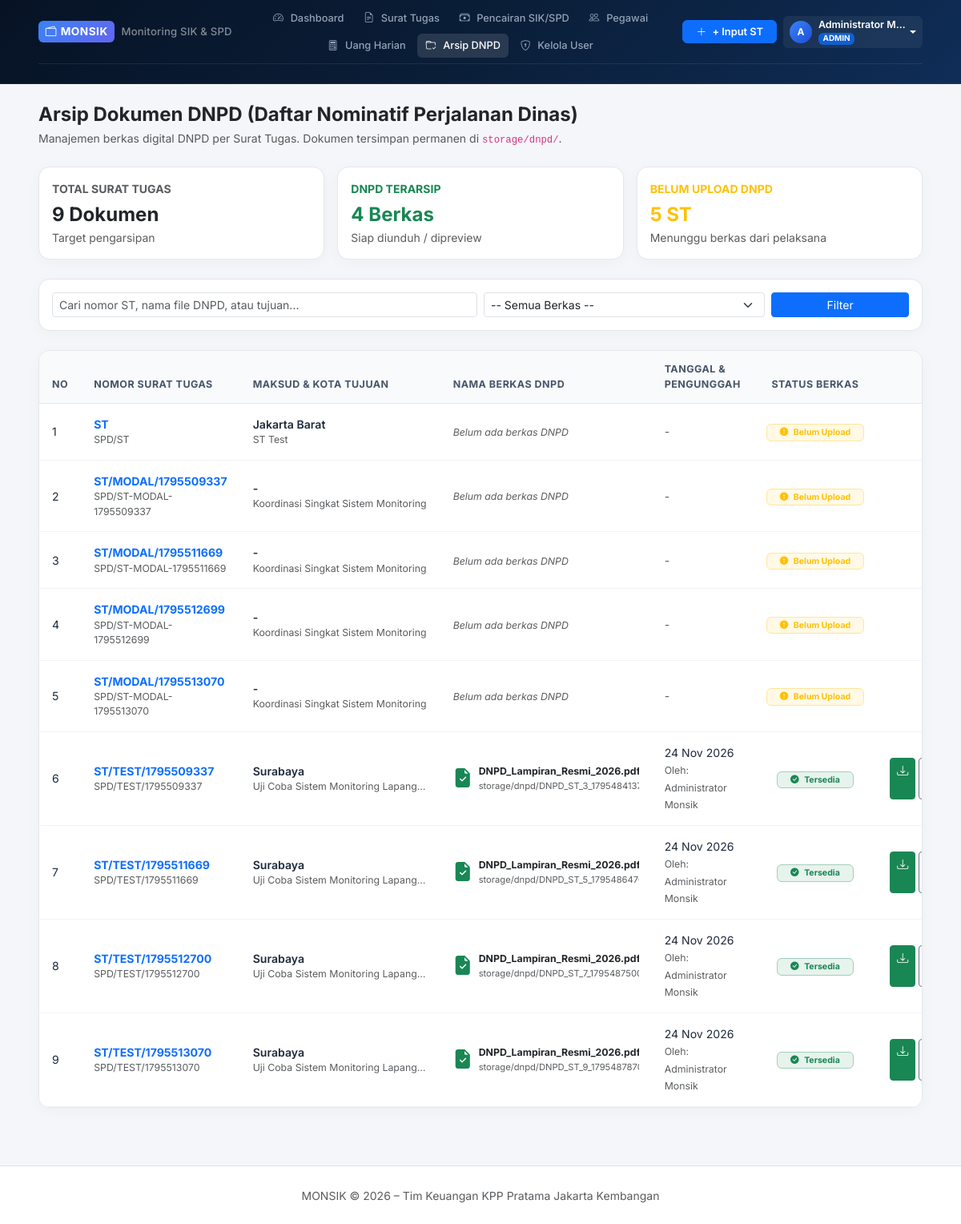
Screenshot of /dnpd/arsip (signed in) with the database file from the repository.
### app/models.py (models this page shows, shortened)
class User(UserMixin, db.Model):
    __tablename__ = 'users'
    id = db.Column(db.Integer, primary_key=True)
    username = db.Column(db.String(64), unique=True, nullable=False, index=True)
    password_hash = db.Column(db.String(256), nullable=False)
    nama_lengkap = db.Column(db.String(128), nullable=False)
    nip = db.Column(db.String(32), unique=True, nullable=True)
    jabatan = db.Column(db.String(100), nullable=True)
    golongan = db.Column(db.String(20), nullable=True)
    role = db.Column(db.String(20), nullable=False, default='PEGAWAI')  # 'ADMIN', 'BENDAHARA', 'PEGAWAI'
    is_active = db.Column(db.Boolean, default=True)
    created_at = db.Column(db.DateTime, default=datetime.utcnow)
    created_st = db.relationship('SuratTugas', backref='pembuat', lazy=True, foreign_keys='SuratTugas.created_by_id')
    @property
    def is_admin(self):
        return self.role == 'ADMIN'
    @property
    def is_bendahara(self):
        return self.role in ['ADMIN', 'BENDAHARA']

class SuratTugas(db.Model):
    __tablename__ = 'surat_tugas'
    id = db.Column(db.Integer, primary_key=True)
    nomor_st = db.Column(db.String(100), unique=True, nullable=False, index=True)
    nomor_spd = db.Column(db.String(100), nullable=True)
    tanggal_st = db.Column(db.Date, nullable=False, default=datetime.utcnow)
    maksud_tugas = db.Column(db.Text, nullable=False)
    tempat_tujuan = db.Column(db.String(200), nullable=True, default='-')
    kota_tujuan = db.Column(db.String(100), nullable=True, default='-')
    tanggal_berangkat = db.Column(db.Date, nullable=True, default=datetime.utcnow)
    tanggal_kembali = db.Column(db.Date, nullable=True, default=datetime.utcnow)
    jumlah_hari = db.Column(db.Integer, nullable=False, default=1)
    tingkat_biaya = db.Column(db.String(50), default='Tingkat B')
    akun_anggaran = db.Column(db.String(100), default='524111 (Belanja Perjalanan Dinas Biasa)')
    jenis_surat = db.Column(db.String(20), default='SIK', nullable=False)
    progress_status = db.Column(db.String(50), default='MERAH', nullable=False)
    status_pencairan = db.Column(db.String(30), nullable=False, default='OUTSTANDING', index=True)
    status_lpj = db.Column(db.String(30), nullable=False, default='BELUM_LPJ', index=True)
    total_anggaran = db.Column(db.Float, default=0.0)
    total_dicairkan = db.Column(db.Float, default=0.0)
    dnpd_filename = db.Column(db.String(255), nullable=True)
    dnpd_original_name = db.Column(db.String(255), nullable=True)
    dnpd_uploaded_at = db.Column(db.DateTime, nullable=True)
    dnpd_uploaded_by = db.Column(db.String(100), nullable=True)
    catatan = db.Column(db.Text, nullable=True)
    created_by_id = db.Column(db.Integer, db.ForeignKey('users.id'), nullable=True)
    created_at = db.Column(db.DateTime, default=datetime.utcnow)
    updated_at = db.Column(db.DateTime, default=datetime.utcnow, onupdate=datetime.utcnow)
    peserta_list = db.relationship('PesertaST', backref='surat_tugas', cascade='all, delete-orphan', lazy=True)
    pencairan_list = db.relationship('Pencairan', backref='surat_tugas', cascade='all, delete-orphan', lazy=True)

### app/routes/dnpd.py (the view, shortened to what this page needs)
@dnpd_bp.route('/arsip')
@login_required
def arsip():
    search = request.args.get('q', '').strip()
    status_doc = request.args.get('status') # 'ada' atau 'belum'
    query = SuratTugas.query
    if status_doc == 'ada':
        query = query.filter(SuratTugas.dnpd_filename.isnot(None))
    elif status_doc == 'belum':
        query = query.filter(SuratTugas.dnpd_filename.is_(None))
    st_list = query.order_by(SuratTugas.tanggal_st.desc()).all()
    total_st = SuratTugas.query.count()
    total_dnpd_ada = SuratTugas.query.filter(SuratTugas.dnpd_filename.isnot(None)).count()
    total_dnpd_belum = total_st - total_dnpd_ada
    return render_template(
        'dnpd/arsip.html',
        st_list=st_list,
        total_st=total_st,
        total_dnpd_ada=total_dnpd_ada,
        total_dnpd_belum=total_dnpd_belum,
        search=search,
        status_doc=status_doc
    )

### app/templates/dnpd/arsip.html (shortened to what this page needs)
{% extends 'base.html' %}
{% block content %}
<div class="d-flex flex-wrap align-items-center justify-content-between mt-4 mb-4 gap-3">
  <div>
    <h4 class="fw-bold mb-1 text-dark">Arsip Dokumen DNPD (Daftar Nominatif Perjalanan Dinas)</h4>
    <p class="text-muted small mb-0">Manajemen berkas digital DNPD per Surat Tugas. Dokumen tersimpan permanen di <code>storage/dnpd/</code>.</p>
  </div>
</div>
<div class="row g-3 mb-4">
  <div class="col-md-4">
    <div class="card card-monsik p-3 mb-0">
      <div class="small text-muted fw-bold">TOTAL SURAT TUGAS</div>
      <div class="fs-4 fw-bold text-dark mt-1">{{ total_st }} Dokumen</div>
      <small class="text-muted">Target pengarsipan</small>
    </div>
  </div>
  <div class="col-md-4">
    <div class="card card-monsik p-3 mb-0">
      <div class="small text-success fw-bold">DNPD TERARSIP</div>
      <div class="fs-4 fw-bold text-success mt-1">{{ total_dnpd_ada }} Berkas</div>
      <small class="text-muted">Siap diunduh / dipreview</small>
    </div>
  </div>
  <div class="col-md-4">
    <div class="card card-monsik p-3 mb-0">
      <div class="small text-warning fw-bold">BELUM UPLOAD DNPD</div>
      <div class="fs-4 fw-bold text-warning mt-1">{{ total_dnpd_belum }} ST</div>
      <small class="text-muted">Menunggu berkas dari pelaksana</small>
    </div>
  </div>
</div>
<div class="card card-monsik mb-4">
  <div class="card-monsik-body p-3">
    <form method="GET" action="{{ url_for('dnpd.arsip') }}" class="row g-2">
      <div class="col-md-6">
        <input type="text" name="q" class="form-control form-control-sm" placeholder="Cari nomor ST, nama file DNPD, atau tujuan..." value="{{ search or '' }}">
      </div>
      <div class="col-md-4">
        <select name="status" class="form-select form-select-sm" onchange="this.form.submit()">
          <option value="">-- Semua Berkas --</option>
        </select>
      </div>
      <div class="col-md-2">
        <button type="submit" class="btn btn-sm btn-primary w-100">Filter</button>
      </div>
    </form>
  </div>
</div>
<div class="card card-monsik">
  <div class="table-responsive">
    <table class="table table-monsik align-middle mb-0">
      <thead>
        <tr>
          <th>No</th>
          <th>Nomor Surat Tugas</th>
          <th>Maksud & Kota Tujuan</th>
          <th>Nama Berkas DNPD</th>
          <th>Tanggal & Pengunggah</th>
          <th class="text-center">Status Berkas</th>
          <th class="text-end">Aksi Dokumen</th>
        </tr>
      </thead>
      <tbody>
        {% for st in st_list %}
        <tr>
          <td>{{ loop.index }}</td>
          <td>
            <a href="{{ url_for('surat_tugas.detail', id=st.id) }}" class="fw-bold text-primary text-decoration-none">
              {{ st.nomor_st }}
            </a>
            <div class="small text-muted">{{ st.nomor_spd or '-' }}</div>
          </td>
          <td style="max-width: 250px;">
            <div class="fw-semibold text-truncate">{{ st.kota_tujuan }}</div>
            <small class="text-muted text-truncate d-block">{{ st.maksud_tugas }}</small>
          </td>
          <td>
            {% if st.dnpd_filename %}
              <div class="d-flex align-items-center gap-2">
                <i class="bi bi-file-earmark-check-fill fs-4 text-success"></i>
                <div class="text-truncate" style="max-width: 200px;">
                  <div class="fw-bold text-dark small">{{ st.dnpd_original_name }}</div>
                  <small class="text-muted d-block" style="font-size: 0.7rem;">storage/dnpd/{{ st.dnpd_filename }}</small>
                </div>
              </div>
            {% else %}
              <span class="text-muted small fst-italic">Belum ada berkas DNPD</span>
            {% endif %}
          </td>
          <td>
            {% if st.dnpd_uploaded_at %}
              <div>{{ st.dnpd_uploaded_at|tanggal }}</div>
              <small class="text-muted">Oleh: {{ st.dnpd_uploaded_by or '-' }}</small>
            {% else %}
              <span class="text-muted">-</span>
            {% endif %}
          </td>
          <td class="text-center">
            {% if st.dnpd_filename %}
              <span class="badge bg-success bg-opacity-10 text-success border border-success-subtle px-3 py-1">
                <i class="bi bi-check-circle-fill me-1"></i> Tersedia
              </span>
            {% else %}
              <span class="badge bg-warning bg-opacity-10 text-warning border border-warning-subtle px-3 py-1">
                <i class="bi bi-exclamation-circle-fill me-1"></i> Belum Upload
              </span>
            {% endif %}
          </td>
          <td class="text-end">
            <div class="d-inline-flex gap-1">
              {% if st.dnpd_filename %}
                <a href="{{ url_for('dnpd.download', st_id=st.id) }}" class="btn btn-sm btn-success" title="Download">
                  <i class="bi bi-download"></i>
                </a>
                <a href="{{ url_for('dnpd.preview', st_id=st.id) }}" target="_blank" class="btn btn-sm btn-outline-secondary bg-white" title="Preview">
                </a>
              {% endif %}
            </div>
          </td>
        </tr>
        {% endfor %}
      </tbody>
    </table>
  </div>
</div>
{% endblock %}

### app/templates/base.html (shortened to what this page needs)
<!DOCTYPE html>
<html lang="id">
<head>
  <link href="https://cdn.jsdelivr.net/npm/bootstrap@5.3.3/dist/css/bootstrap.min.css" rel="stylesheet">
  <link rel="stylesheet" href="https://cdn.jsdelivr.net/npm/bootstrap-icons@1.11.3/font/bootstrap-icons.min.css">
  <link rel="stylesheet" href="{{ url_for('static', filename='css/monsik.css') }}">
</head>
<body>
  {% if current_user.is_authenticated %}
  <div class="monsik-header-banner">
    <div class="container-fluid px-lg-5">
      <nav class="navbar navbar-expand-lg navbar-dark monsik-navbar">
        <a class="navbar-brand d-flex align-items-center me-3 py-0" href="{{ url_for('dashboard.index') }}">
          <span class="brand-badge-sm me-2"><i class="bi bi-wallet2"></i> MONSIK</span>
          <span class="brand-title-sm text-white-50 d-none d-sm-inline">Monitoring SIK & SPD</span>
        </a>
        <div class="collapse navbar-collapse" id="monsikNav">
          <ul class="navbar-nav mx-auto mb-2 mb-lg-0 d-flex flex-row flex-wrap align-items-center gap-1 justify-content-center">
            <li class="nav-item">
              <a class="nav-link nav-link-monsik {% if request.endpoint == 'dashboard.index' %}active{% endif %}" href="{{ url_for('dashboard.index') }}">
                <i class="bi bi-speedometer2 me-1"></i> Dashboard
              </a>
            </li>
            <li class="nav-item">
              <a class="nav-link nav-link-monsik {% if 'surat_tugas' in request.endpoint %}active{% endif %}" href="{{ url_for('surat_tugas.index') }}">
                <i class="bi bi-file-earmark-text me-1"></i> Surat Tugas
              </a>
            </li>
            <li class="nav-item">
              <a class="nav-link nav-link-monsik {% if 'pencairan' in request.endpoint %}active{% endif %}" href="{{ url_for('pencairan.index') }}">
                <i class="bi bi-cash-stack me-1"></i> Pencairan SIK/SPD
              </a>
            </li>
            {% if current_user.is_admin or current_user.is_bendahara %}
            <li class="nav-item">
              <a class="nav-link nav-link-monsik {% if request.endpoint == 'monitoring.pegawai' %}active{% endif %}" href="{{ url_for('monitoring.pegawai') }}">
                <i class="bi bi-people me-1"></i> Pegawai
              </a>
            </li>
            {% endif %}
            <li class="nav-item">
              <a class="nav-link nav-link-monsik {% if request.endpoint == 'monitoring.uang_harian' %}active{% endif %}" href="{{ url_for('monitoring.uang_harian') }}">
                <i class="bi bi-calculator me-1"></i> Uang Harian
              </a>
            </li>
            {% if current_user.is_bendahara %}
            <li class="nav-item">
              <a class="nav-link nav-link-monsik {% if 'dnpd' in request.endpoint %}active{% endif %}" href="{{ url_for('dnpd.arsip') }}">
                <i class="bi bi-folder-check me-1"></i> Arsip DNPD
              </a>
            </li>
            {% endif %}
            {% if current_user.is_admin %}
            <li class="nav-item">
              <a class="nav-link nav-link-monsik {% if 'users' in request.endpoint %}active{% endif %}" href="{{ url_for('users.index') }}">
                <i class="bi bi-shield-lock me-1"></i> Kelola User
              </a>
            </li>
            {% endif %}
          </ul>
          <div class="d-flex align-items-center gap-2 ms-lg-2">
            {% if current_user.is_admin or current_user.is_bendahara %}
            <button type="button" class="btn btn-primary btn-sm fw-semibold shadow-sm text-nowrap px-3 py-1" data-bs-toggle="modal" data-bs-target="#modalInputST" style="font-size: 0.8rem; border-radius: 6px;">
              <i class="bi bi-plus-lg me-1"></i> + Input ST
            </button>
            {% endif %}
            <div class="dropdown">
              <a href="#" class="d-flex align-items-center text-white text-decoration-none dropdown-toggle py-1 px-2 rounded-2" id="userMenu" data-bs-toggle="dropdown" style="background: rgba(255,255,255,0.06);">
                <div class="avatar-circle-sm me-2">
                  {{ current_user.nama_lengkap[:1] }}
                </div>
                <div class="text-start d-none d-xl-block" style="line-height: 1.1;">
                  <div class="fw-semibold text-truncate" style="font-size: 0.78rem; max-width: 110px;">{{ current_user.nama_lengkap }}</div>
                  <span class="badge bg-primary bg-opacity-75" style="font-size: 0.62rem; padding: 0.15rem 0.35rem;">{{ current_user.role }}</span>
                </div>
              </a>
            </div>
          </div>
        </div>
      </nav>
    </div>
  </div>
  {% endif %}
  <div class="container-fluid px-lg-5 pt-3">
  </div>
  <main class="monsik-main-container container-fluid px-lg-5">
    {% block content %}{% endblock %}
  </main>
  <footer class="py-4 text-center text-muted border-top bg-white mt-auto">
    <div class="container">
      <small>MONSIK &copy; 2026 – Tim Keuangan KPP Pratama Jakarta Kembangan</small>
    </div>
  </footer>
</body>
</html>

### rows the page displays
User: nama_lengkap "A", nama_lengkap "Administrator M…", role "ADMIN"
SuratTugas: nomor_st "ST", nomor_spd "SPD/ST", kota_tujuan "Jakarta Barat", maksud_tugas "ST Test", shows "Belum ada berkas DNPD", shows "Belum Upload"
SuratTugas: nomor_st "ST/MODAL/1795509337", nomor_spd "SPD/ST-MODAL-1795509337", kota_tujuan "-", maksud_tugas "Koordinasi Singkat Sistem Monitoring", shows "Belum ada berkas DNPD", shows "Belum Upload"
SuratTugas: nomor_st "ST/MODAL/1795511669", nomor_spd "SPD/ST-MODAL-1795511669", kota_tujuan "-", maksud_tugas "Koordinasi Singkat Sistem Monitoring", shows "Belum ada berkas DNPD", shows "Belum Upload"
SuratTugas: nomor_st "ST/MODAL/1795512699", nomor_spd "SPD/ST-MODAL-1795512699", kota_tujuan "-", maksud_tugas "Koordinasi Singkat Sistem Monitoring", shows "Belum ada berkas DNPD", shows "Belum Upload"
SuratTugas: nomor_st "ST/MODAL/1795513070", nomor_spd "SPD/ST-MODAL-1795513070", kota_tujuan "-", maksud_tugas "Koordinasi Singkat Sistem Monitoring", shows "Belum ada berkas DNPD", shows "Belum Upload"
SuratTugas: nomor_st "ST/TEST/1795509337", nomor_spd "SPD/TEST/1795509337", kota_tujuan "Surabaya", maksud_tugas "Uji Coba Sistem Monitoring Lapang…", dnpd_original_name "DNPD_Lampiran_Resmi_2026.…", dnpd_filename "DNPD_ST_3_1795484…", dnpd_uploaded_at|tanggal "24 Nov 2026", dnpd_uploaded_by "Administrator Monsik", shows "Tersedia"
SuratTugas: nomor_st "ST/TEST/1795511669", nomor_spd "SPD/TEST/1795511669", kota_tujuan "Surabaya", maksud_tugas "Uji Coba Sistem Monitoring Lapang…", dnpd_original_name "DNPD_Lampiran_Resmi_2026.…", dnpd_filename "DNPD_ST_5_1795486…", dnpd_uploaded_at|tanggal "24 Nov 2026", dnpd_uploaded_by "Administrator Monsik", shows "Tersedia"
SuratTugas: nomor_st "ST/TEST/1795512700", nomor_spd "SPD/TEST/1795512700", kota_tujuan "Surabaya", maksud_tugas "Uji Coba Sistem Monitoring Lapang…", dnpd_original_name "DNPD_Lampiran_Resmi_2026.…", dnpd_filename "DNPD_ST_7_1795487…", dnpd_uploaded_at|tanggal "24 Nov 2026", dnpd_uploaded_by "Administrator Monsik", shows "Tersedia"
SuratTugas: nomor_st "ST/TEST/1795513070", nomor_spd "SPD/TEST/1795513070", kota_tujuan "Surabaya", maksud_tugas "Uji Coba Sistem Monitoring Lapang…", dnpd_original_name "DNPD_Lampiran_Resmi_2026.…", dnpd_filename "DNPD_ST_9_1795487…", dnpd_uploaded_at|tanggal "24 Nov 2026", dnpd_uploaded_by "Administrator Monsik", shows "Tersedia"

### other values shown
{{ total_st }} "9"
{{ total_dnpd_ada }} "4"
{{ total_dnpd_belum }} "5"
